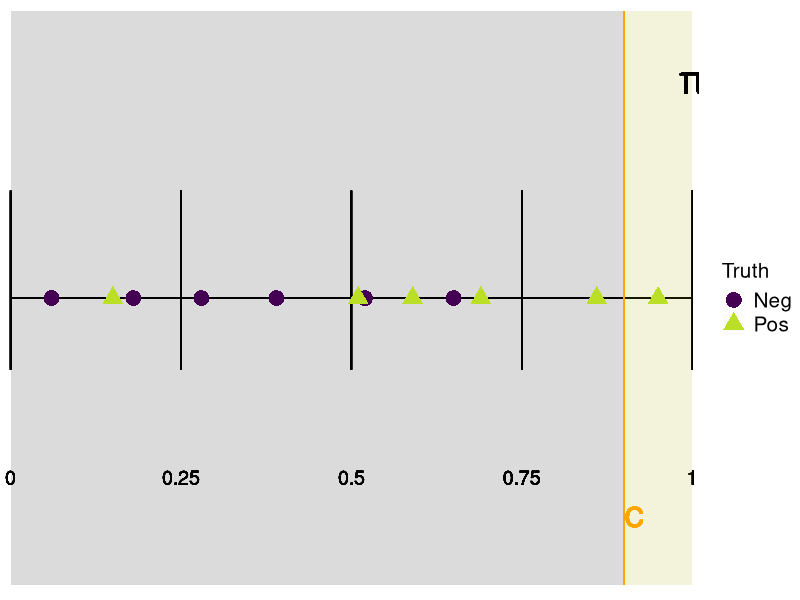
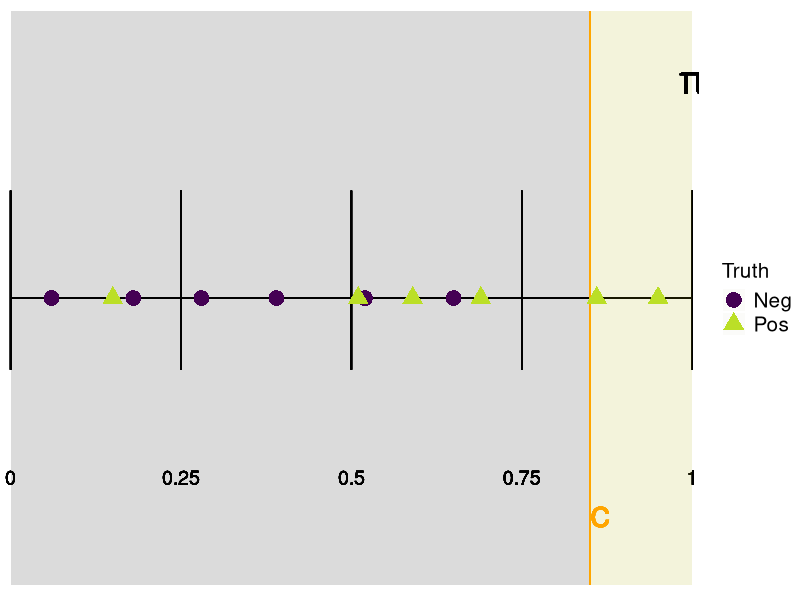
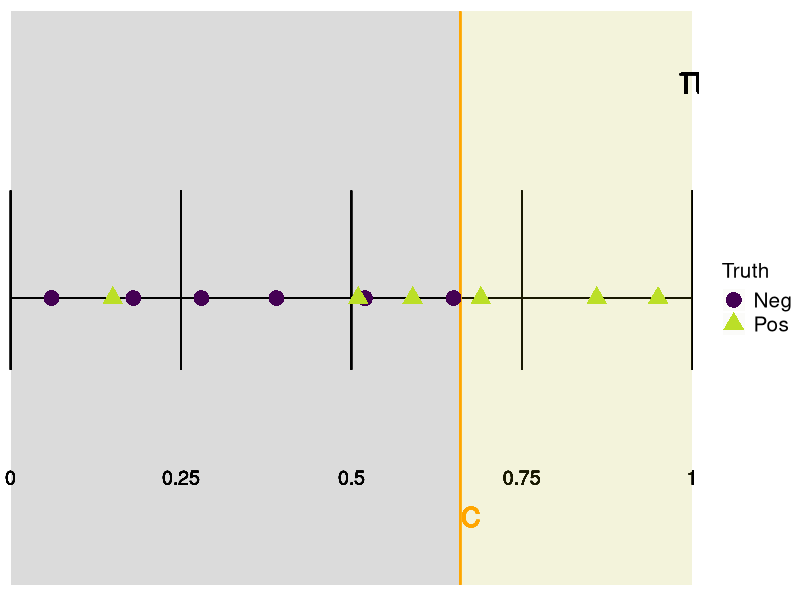
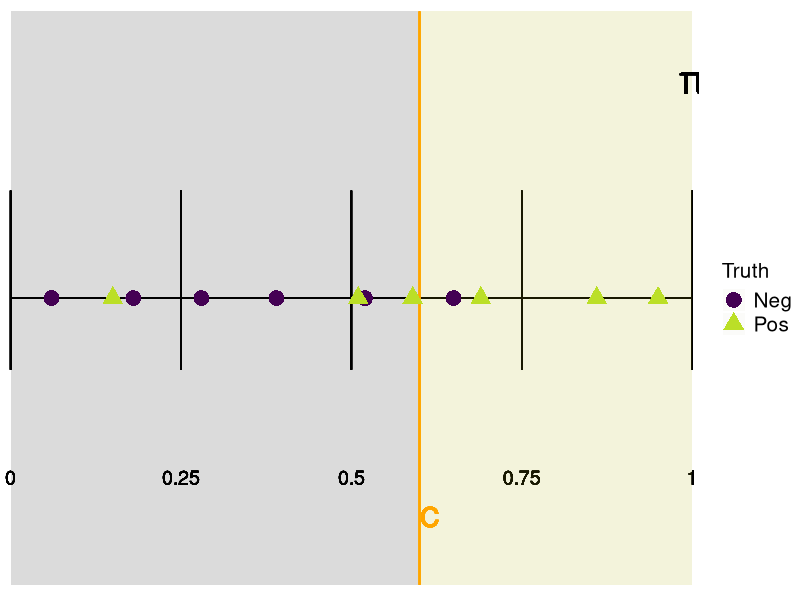
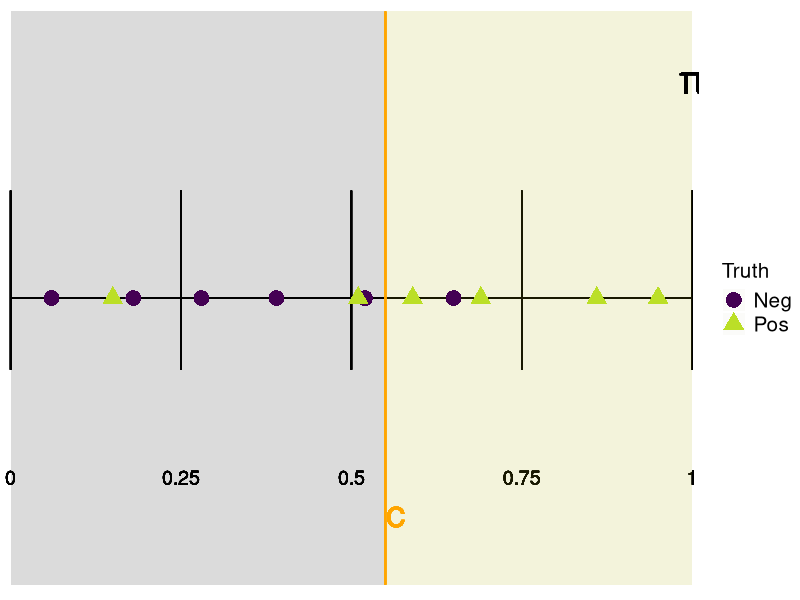
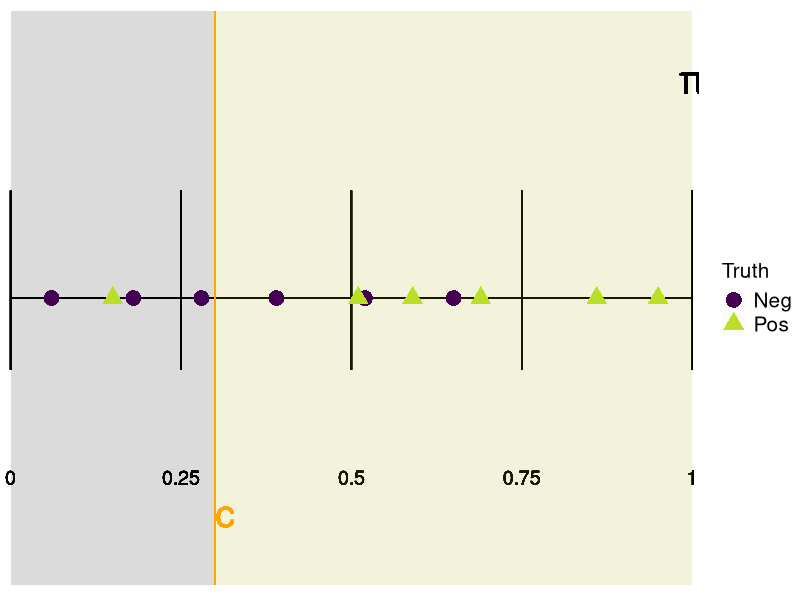
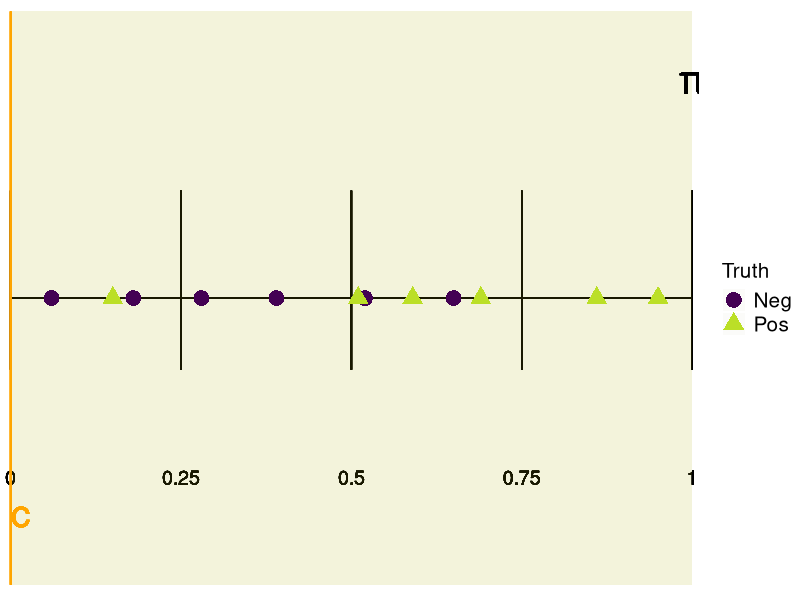

Source code (R) for these figures, in order:
# ------------------------------------------------------------------------------
# FIG: ROC HORIZONTAL (STEP BY STEP)
# ------------------------------------------------------------------------------

library("ggplot2")
library("viridis")
library("glue")

# DATA -------------------------------------------------------------------------

df <- data.frame(
  Truth = c("Pos", "Pos", "Pos", "Neg", "Pos", "Neg", "Pos", "Neg", "Neg", "Neg", "Pos", "Neg"),
  Score = c(0.95, 0.86, 0.69, 0.65, 0.59, 0.52, 0.51, 0.39, 0.28, 0.18, 0.15, 0.06)
)

c_list <- c(0.9, 0.85, 0.66, 0.6, 0.55, 0.3, 0)

# PLOTS ------------------------------------------------------------------------

generate_roc_horizontal <- function(c = 0.8) {
  p <- ggplot(data = df, aes(x = Score, y = 0, color = Truth, shape = Truth)) +
    geom_segment(aes(x = 0, y = 0, xend = 1, yend = 0), color = "black")

  for (tick in seq(from = 0, to = 1, by = 0.25)) {
    p <- p +
      geom_segment(x = tick, y = 0.03, xend = tick, yend = -0.02, color = "black") +
      geom_text(label = tick, x = tick, y = -0.05, color = "black", size = 5)
  }

  colors = viridis_pal(end = 0.9)(2)
  p <- p +
    geom_rect(aes(xmin = 0, xmax = c, ymin = -0.08, ymax = 0.08), linetype = 0, alpha = 0.01, fill = colors[1]) +
    geom_rect(aes(xmin = c, xmax = 1, ymin = -0.08, ymax = 0.08), linetype = 0, alpha = 0.01, fill = colors[2]) +
    geom_segment(aes(x = c, y = 0.08, xend = c, yend = -0.08), color = "orange") +
    geom_text(label = "c", x = c + 0.015, y = -0.06, color = "orange", size = 10) +
    geom_point(size = 5) +
    geom_text(label = expression(pi), x = 1, y = 0.06, color = "black", size = 10) +
    scale_x_continuous(expand=c(0.01,0)) +
    scale_y_continuous(expand=c(0.02,0)) +
    theme(axis.line=element_blank(),
          axis.text.x=element_blank(),
          axis.text.y=element_blank(),
          axis.ticks=element_blank(),
          axis.title.x=element_blank(),
          axis.title.y=element_blank(),
          legend.background=element_blank(),
          legend.position="right",
          legend.text=element_text(size=15),
          legend.title=element_text(size=15),
          panel.background=element_blank(),
          panel.border=element_blank(),
          panel.grid.major=element_blank(),
          panel.grid.minor=element_blank(),
          plot.background=element_blank(),
          plot.margin=grid::unit(c(0,0,0,0), "in")
    ) +
    scale_color_viridis(discrete = TRUE, end = 0.9)

  p
}

for (i in 1:length(c_list)) {
  p <- generate_roc_horizontal(c_list[i])
  ggsave(filename = glue("../figure/roc_horizontal_step_{i}.png"), plot = p, width = 8, height = 1.5)
}
